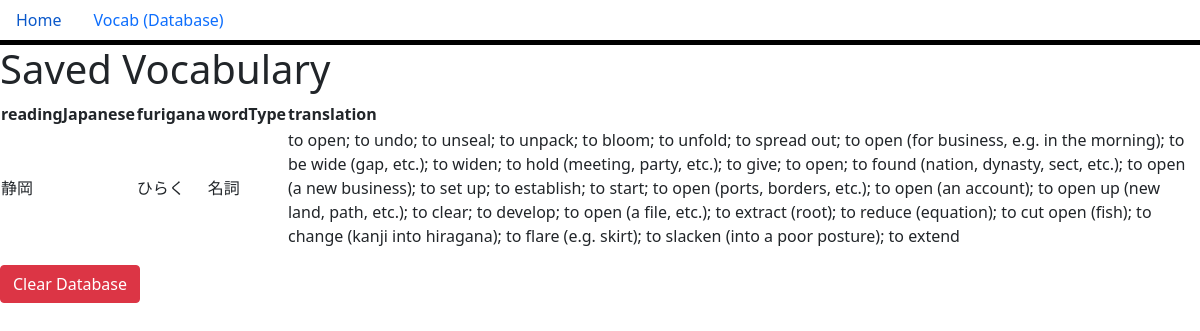
The app's page /saved with its own data.
### main.py (models this page shows, shortened)
class SavedVocab(db.Model):
    id = db.Column(db.Integer, primary_key=True)
    readingJapanese = db.Column(db.String(50), nullable=False)
    wordType = db.Column(db.String(6), nullable=False)
    translation = db.Column(db.String(300), nullable=False)
    furigana = db.Column(db.String(100), nullable=True)

### main.py (the view)
@app.route("/saved", methods=["GET"])
def show_saved_words():
    saved_words = SavedVocab.query.all()
    return render_template("saved_vocab.html", words=saved_words)

### templates/saved_vocab.html
{% extends 'base.html' %}
{% block body %}
<h1>Saved Vocabulary</h1>
<table>
    <tr>
        <th>readingJapanese</th>
        <th>furigana</th>
        <th>wordType</th>
        <th>translation</th>
    </tr>
    {% for item in words %}
        <tr>
            <td>{{ item.readingJapanese }}</td>
            <td>{{ item.furigana }}</td>
            <td>{{ item.wordType }}</td>
            <td>{{ item.translation }}</td>
        </tr>
    {% endfor %}
</table>
<form method="post" action="/clear_saved" style="margin-top: 1em;">
    <button type="submit" class="btn btn-danger">Clear Database</button>
</form>
{% endblock %}

### records on screen
SavedVocab: readingJapanese "静岡", furigana "ひらく", wordType "名詞", translation "to open; to undo; to unseal; to unpack; to bloom; to unfold; to spread out; to open (for business, e.g. in the morning); to be wide (gap, etc.); to widen; to hold (meeting, party, etc.); to give; to open; to found (nation, dynasty, sect, etc.); to open (a new business); to set up; to establish; to start; to open (ports, borders, etc.); to open (an account); to open up (new land, path, etc.); to clear; to develop; to open (a file, etc.); to extract (root); to reduce (equation); to cut open (fish); to change (kanji into hiragana); to flare (e.g. skirt); to slacken (into a poor posture); to extend"
